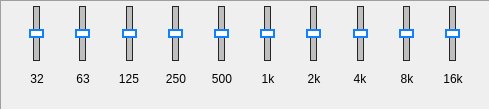
             <widget class="QFrame" name="EQ2_frame2">
              <property name="sizePolicy">
               <sizepolicy hsizetype="Fixed" vsizetype="Fixed">
                <horstretch>0</horstretch>
                <verstretch>0</verstretch>
               </sizepolicy>
              </property>
              <property name="minimumSize">
               <size>
                <width>490</width>
                <height>110</height>
               </size>
              </property>
              <property name="maximumSize">
               <size>
                <width>490</width>
                <height>110</height>
               </size>
              </property>
              <property name="frameShape">
               <enum>QFrame::Panel</enum>
              </property>
              <property name="frameShadow">
               <enum>QFrame::Sunken</enum>
              </property>
              <layout class="QHBoxLayout" name="horizontalLayout_3">
               <property name="topMargin">
                <number>5</number>
               </property>
               <property name="bottomMargin">
                <number>11</number>
               </property>
               <item>
                <spacer name="horizontalSpacer_5">
                 <property name="orientation">
                  <enum>Qt::Horizontal</enum>
                 </property>
                 <property name="sizeType">
                  <enum>QSizePolicy::Fixed</enum>
                 </property>
                 <property name="sizeHint" stdset="0">
                  <size>
                   <width>5</width>
                   <height>20</height>
                  </size>
                 </property>
                </spacer>
               </item>
               <item>
                <layout class="QVBoxLayout" name="Band1_3">
                 <property name="spacing">
                  <number>0</number>
                 </property>
                 <item alignment="Qt::AlignHCenter">
                  <widget class="QSlider" name="EQ2_32">
                   <property name="minimumSize">
                    <size>
                     <width>0</width>
                     <height>55</height>
                    </size>
                   </property>
                   <property name="maximumSize">
                    <size>
                     <width>16777215</width>
                     <height>55</height>
                    </size>
                   </property>
                   <property name="font">
                    <font>
                     <kerning>true</kerning>
                    </font>
                   </property>
                   <property name="styleSheet">
                    <string notr="true">.QSlider::groove:vertical {
    border: 1px solid #262626;
	background: rgb(191, 191, 191);
	width: 5px;
	margin: 0 12px;
}

.QSlider::handle:vertical {
    background: white;
    border: 2px solid rgb(15, 128, 255);
    height: 5px;
    width: 10px;
	margin: 0px -5px

}</string>
                   </property>
                   <property name="minimum">
                    <number>-1</number>
                   </property>
                   <property name="maximum">
                    <number>1</number>
                   </property>
                   <property name="pageStep">
                    <number>0</number>
                   </property>
                   <property name="tracking">
                    <bool>true</bool>
                   </property>
                   <property name="orientation">
                    <enum>Qt::Vertical</enum>
                   </property>
                   <property name="invertedAppearance">
                    <bool>false</bool>
                   </property>
                   <property name="invertedControls">
                    <bool>false</bool>
                   </property>
                  </widget>
                 </item>
                 <item alignment="Qt::AlignHCenter|Qt::AlignVCenter">
                  <widget class="QLabel" name="EQ2_32_Lab">
                   <property name="minimumSize">
                    <size>
                     <width>30</width>
                     <height>0</height>
                    </size>
                   </property>
                   <property name="maximumSize">
                    <size>
                     <width>30</width>
                     <height>16777215</height>
                    </size>
                   </property>
                   <property name="text">
                    <string>32</string>
                   </property>
                   <property name="alignment">
                    <set>Qt::AlignCenter</set>
                   </property>
                  </widget>
                 </item>
                </layout>
               </item>
               <item>
                <layout class="QVBoxLayout" name="Band2_3">
                 <property name="spacing">
                  <number>0</number>
                 </property>
                 <item alignment="Qt::AlignHCenter">
                  <widget class="QSlider" name="EQ2_63">
                   <property name="minimumSize">
                    <size>
                     <width>0</width>
                     <height>55</height>
                    </size>
                   </property>
                   <property name="maximumSize">
                    <size>
                     <width>16777215</width>
                     <height>55</height>
                    </size>
                   </property>
                   <property name="font">
                    <font>
                     <kerning>true</kerning>
                    </font>
                   </property>
                   <property name="styleSheet">
                    <string notr="true">.QSlider::groove:vertical {
    border: 1px solid #262626;
	background: rgb(191, 191, 191);
	width: 5px;
	margin: 0 12px;
}

.QSlider::handle:vertical {
    background: white;
    border: 2px solid rgb(15, 128, 255);
    height: 5px;
    width: 10px;
	margin: 0px -5px

}</string>
                   </property>
                   <property name="minimum">
                    <number>-1</number>
                   </property>
                   <property name="maximum">
                    <number>1</number>
                   </property>
                   <property name="pageStep">
                    <number>0</number>
                   </property>
                   <property name="tracking">
                    <bool>true</bool>
                   </property>
                   <property name="orientation">
                    <enum>Qt::Vertical</enum>
                   </property>
                   <property name="invertedAppearance">
                    <bool>false</bool>
                   </property>
                   <property name="invertedControls">
                    <bool>false</bool>
                   </property>
                  </widget>
                 </item>
                 <item alignment="Qt::AlignHCenter|Qt::AlignVCenter">
                  <widget class="QLabel" name="EQ2_63_Lab">
                   <property name="minimumSize">
                    <size>
                     <width>30</width>
                     <height>0</height>
                    </size>
                   </property>
                   <property name="maximumSize">
                    <size>
                     <width>30</width>
                     <height>16777215</height>
                    </size>
                   </property>
                   <property name="text">
                    <string>63</string>
                   </property>
                   <property name="alignment">
                    <set>Qt::AlignCenter</set>
                   </property>
                  </widget>
                 </item>
                </layout>
               </item>
               <item>
                <layout class="QVBoxLayout" name="Band3_3">
                 <property name="spacing">
                  <number>0</number>
                 </property>
                 <item alignment="Qt::AlignHCenter">
                  <widget class="QSlider" name="EQ2_125">
                   <property name="minimumSize">
                    <size>
                     <width>0</width>
                     <height>55</height>
                    </size>
                   </property>
                   <property name="maximumSize">
                    <size>
                     <width>16777215</width>
                     <height>55</height>
                    </size>
                   </property>
                   <property name="font">
                    <font>
                     <kerning>true</kerning>
                    </font>
                   </property>
                   <property name="styleSheet">
                    <string notr="true">.QSlider::groove:vertical {
    border: 1px solid #262626;
	background: rgb(191, 191, 191);
	width: 5px;
	margin: 0 12px;
}

.QSlider::handle:vertical {
    background: white;
    border: 2px solid rgb(15, 128, 255);
    height: 5px;
    width: 10px;
	margin: 0px -5px

}</string>
                   </property>
                   <property name="minimum">
                    <number>-1</number>
                   </property>
                   <property name="maximum">
                    <number>1</number>
                   </property>
                   <property name="pageStep">
                    <number>0</number>
                   </property>
                   <property name="tracking">
                    <bool>true</bool>
                   </property>
                   <property name="orientation">
                    <enum>Qt::Vertical</enum>
                   </property>
                   <property name="invertedAppearance">
                    <bool>false</bool>
                   </property>
                   <property name="invertedControls">
                    <bool>false</bool>
                   </property>
                  </widget>
                 </item>
                 <item alignment="Qt::AlignHCenter|Qt::AlignVCenter">
                  <widget class="QLabel" name="EQ2_125_Lab">
                   <property name="minimumSize">
                    <size>
                     <width>30</width>
                     <height>0</height>
                    </size>
                   </property>
                   <property name="maximumSize">
                    <size>
                     <width>30</width>
                     <height>16777215</height>
                    </size>
                   </property>
                   <property name="text">
                    <string>125</string>
                   </property>
                   <property name="alignment">
                    <set>Qt::AlignCenter</set>
                   </property>
                  </widget>
                 </item>
                </layout>
               </item>
               <item>
                <layout class="QVBoxLayout" name="Band4_3">
                 <property name="spacing">
                  <number>0</number>
                 </property>
                 <item alignment="Qt::AlignHCenter">
                  <widget class="QSlider" name="EQ2_250">
                   <property name="minimumSize">
                    <size>
                     <width>0</width>
                     <height>55</height>
                    </size>
                   </property>
                   <property name="maximumSize">
                    <size>
                     <width>16777215</width>
                     <height>55</height>
                    </size>
                   </property>
                   <property name="font">
                    <font>
                     <kerning>true</kerning>
                    </font>
                   </property>
                   <property name="styleSheet">
                    <string notr="true">.QSlider::groove:vertical {
    border: 1px solid #262626;
	background: rgb(191, 191, 191);
	width: 5px;
	margin: 0 12px;
}

.QSlider::handle:vertical {
    background: white;
    border: 2px solid rgb(15, 128, 255);
    height: 5px;
    width: 10px;
	margin: 0px -5px

}</string>
                   </property>
                   <property name="minimum">
                    <number>-1</number>
                   </property>
                   <property name="maximum">
                    <number>1</number>
                   </property>
                   <property name="pageStep">
                    <number>0</number>
                   </property>
                   <property name="tracking">
                    <bool>true</bool>
                   </property>
                   <property name="orientation">
                    <enum>Qt::Vertical</enum>
                   </property>
                   <property name="invertedAppearance">
                    <bool>false</bool>
                   </property>
                   <property name="invertedControls">
                    <bool>false</bool>
                   </property>
                  </widget>
                 </item>
                 <item alignment="Qt::AlignHCenter|Qt::AlignVCenter">
                  <widget class="QLabel" name="EQ2_250_Lab">
                   <property name="minimumSize">
                    <size>
                     <width>30</width>
                     <height>0</height>
                    </size>
                   </property>
                   <property name="maximumSize">
                    <size>
                     <width>30</width>
                     <height>16777215</height>
                    </size>
                   </property>
                   <property name="text">
                    <string>250</string>
                   </property>
                   <property name="alignment">
                    <set>Qt::AlignCenter</set>
                   </property>
                  </widget>
                 </item>
                </layout>
               </item>
               <item>
                <layout class="QVBoxLayout" name="Band5_3">
                 <property name="spacing">
                  <number>0</number>
                 </property>
                 <item alignment="Qt::AlignHCenter">
                  <widget class="QSlider" name="EQ2_500">
                   <property name="minimumSize">
                    <size>
                     <width>0</width>
                     <height>55</height>
                    </size>
                   </property>
                   <property name="maximumSize">
                    <size>
                     <width>16777215</width>
                     <height>55</height>
                    </size>
                   </property>
                   <property name="font">
                    <font>
                     <kerning>true</kerning>
                    </font>
                   </property>
                   <property name="styleSheet">
                    <string notr="true">.QSlider::groove:vertical {
    border: 1px solid #262626;
	background: rgb(191, 191, 191);
	width: 5px;
	margin: 0 12px;
}

.QSlider::handle:vertical {
    background: white;
    border: 2px solid rgb(15, 128, 255);
    height: 5px;
    width: 10px;
	margin: 0px -5px

}</string>
                   </property>
                   <property name="minimum">
                    <number>-1</number>
                   </property>
                   <property name="maximum">
                    <number>1</number>
                   </property>
                   <property name="pageStep">
                    <number>0</number>
                   </property>
                   <property name="tracking">
                    <bool>true</bool>
                   </property>
                   <property name="orientation">
                    <enum>Qt::Vertical</enum>
                   </property>
                   <property name="invertedAppearance">
                    <bool>false</bool>
                   </property>
                   <property name="invertedControls">
                    <bool>false</bool>
                   </property>
                  </widget>
                 </item>
                 <item alignment="Qt::AlignHCenter|Qt::AlignVCenter">
                  <widget class="QLabel" name="EQ2_500_Lab">
                   <property name="minimumSize">
                    <size>
                     <width>30</width>
                     <height>0</height>
                    </size>
                   </property>
                   <property name="maximumSize">
                    <size>
                     <width>30</width>
                     <height>16777215</height>
                    </size>
                   </property>
                   <property name="text">
                    <string>500</string>
                   </property>
                   <property name="alignment">
                    <set>Qt::AlignCenter</set>
                   </property>
                  </widget>
                 </item>
                </layout>
               </item>
               <item>
                <layout class="QVBoxLayout" name="Band6_3">
                 <property name="spacing">
                  <number>0</number>
                 </property>
                 <item alignment="Qt::AlignHCenter">
                  <widget class="QSlider" name="EQ2_1000">
                   <property name="minimumSize">
                    <size>
                     <width>0</width>
                     <height>55</height>
                    </size>
                   </property>
                   <property name="maximumSize">
                    <size>
                     <width>16777215</width>
                     <height>55</height>
                    </size>
                   </property>
                   <property name="sizeIncrement">
                    <size>
                     <width>0</width>
                     <height>0</height>
                    </size>
                   </property>
                   <property name="font">
                    <font>
                     <kerning>true</kerning>
                    </font>
                   </property>
                   <property name="styleSheet">
                    <string notr="true">.QSlider::groove:vertical {
    border: 1px solid #262626;
	background: rgb(191, 191, 191);
	width: 5px;
	margin: 0 12px;
}

.QSlider::handle:vertical {
    background: white;
    border: 2px solid rgb(15, 128, 255);
    height: 5px;
    width: 10px;
	margin: 0px -5px

}</string>
                   </property>
                   <property name="minimum">
                    <number>-1</number>
                   </property>
                   <property name="maximum">
                    <number>1</number>
                   </property>
                   <property name="pageStep">
                    <number>0</number>
                   </property>
                   <property name="tracking">
                    <bool>true</bool>
                   </property>
                   <property name="orientation">
                    <enum>Qt::Vertical</enum>
                   </property>
                   <property name="invertedAppearance">
                    <bool>false</bool>
                   </property>
                   <property name="invertedControls">
                    <bool>false</bool>
                   </property>
                  </widget>
                 </item>
                 <item alignment="Qt::AlignHCenter|Qt::AlignVCenter">
                  <widget class="QLabel" name="EQ2_1000_Lab">
                   <property name="minimumSize">
                    <size>
                     <width>34</width>
                     <height>0</height>
                    </size>
                   </property>
                   <property name="maximumSize">
                    <size>
                     <width>34</width>
                     <height>16777215</height>
                    </size>
                   </property>
                   <property name="text">
                    <string>1k</string>
                   </property>
                   <property name="alignment">
                    <set>Qt::AlignCenter</set>
                   </property>
                  </widget>
                 </item>
                </layout>
               </item>
               <item>
                <layout class="QVBoxLayout" name="Band7_3">
                 <property name="spacing">
                  <number>0</number>
                 </property>
                 <item alignment="Qt::AlignHCenter">
                  <widget class="QSlider" name="EQ2_2000">
                   <property name="minimumSize">
                    <size>
                     <width>0</width>
                     <height>55</height>
                    </size>
                   </property>
                   <property name="maximumSize">
                    <size>
                     <width>16777215</width>
                     <height>55</height>
                    </size>
                   </property>
                   <property name="font">
                    <font>
                     <kerning>true</kerning>
                    </font>
                   </property>
                   <property name="styleSheet">
                    <string notr="true">.QSlider::groove:vertical {
    border: 1px solid #262626;
	background: rgb(191, 191, 191);
	width: 5px;
	margin: 0 12px;
}

.QSlider::handle:vertical {
    background: white;
    border: 2px solid rgb(15, 128, 255);
    height: 5px;
    width: 10px;
	margin: 0px -5px

}</string>
                   </property>
                   <property name="minimum">
                    <number>-1</number>
                   </property>
                   <property name="maximum">
                    <number>1</number>
                   </property>
                   <property name="pageStep">
                    <number>0</number>
                   </property>
                   <property name="tracking">
                    <bool>true</bool>
                   </property>
                   <property name="orientation">
                    <enum>Qt::Vertical</enum>
                   </property>
                   <property name="invertedAppearance">
                    <bool>false</bool>
                   </property>
                   <property name="invertedControls">
                    <bool>false</bool>
                   </property>
                  </widget>
                 </item>
                 <item alignment="Qt::AlignHCenter|Qt::AlignVCenter">
                  <widget class="QLabel" name="EQ2_2000_Lab">
                   <property name="minimumSize">
                    <size>
                     <width>30</width>
                     <height>0</height>
                    </size>
                   </property>
                   <property name="maximumSize">
                    <size>
                     <width>30</width>
                     <height>16777215</height>
                    </size>
                   </property>
                   <property name="text">
                    <string>2k</string>
                   </property>
                   <property name="alignment">
                    <set>Qt::AlignCenter</set>
                   </property>
                  </widget>
                 </item>
                </layout>
               </item>
               <item>
                <layout class="QVBoxLayout" name="Band8_3">
                 <property name="spacing">
                  <number>0</number>
                 </property>
                 <item alignment="Qt::AlignHCenter">
                  <widget class="QSlider" name="EQ2_4000">
                   <property name="minimumSize">
                    <size>
                     <width>0</width>
                     <height>55</height>
                    </size>
                   </property>
                   <property name="maximumSize">
                    <size>
                     <width>16777215</width>
                     <height>55</height>
                    </size>
                   </property>
                   <property name="font">
                    <font>
                     <kerning>true</kerning>
                    </font>
                   </property>
                   <property name="styleSheet">
                    <string notr="true">.QSlider::groove:vertical {
    border: 1px solid #262626;
	background: rgb(191, 191, 191);
	width: 5px;
	margin: 0 12px;
}

.QSlider::handle:vertical {
    background: white;
    border: 2px solid rgb(15, 128, 255);
    height: 5px;
    width: 10px;
	margin: 0px -5px

}</string>
                   </property>
                   <property name="minimum">
                    <number>-1</number>
                   </property>
                   <property name="maximum">
                    <number>1</number>
                   </property>
                   <property name="pageStep">
                    <number>0</number>
                   </property>
                   <property name="tracking">
                    <bool>true</bool>
                   </property>
                   <property name="orientation">
                    <enum>Qt::Vertical</enum>
                   </property>
                   <property name="invertedAppearance">
                    <bool>false</bool>
                   </property>
                   <property name="invertedControls">
                    <bool>false</bool>
                   </property>
                  </widget>
                 </item>
                 <item alignment="Qt::AlignHCenter|Qt::AlignVCenter">
                  <widget class="QLabel" name="EQ2_4000_Lab">
                   <property name="minimumSize">
                    <size>
                     <width>30</width>
                     <height>0</height>
                    </size>
                   </property>
                   <property name="maximumSize">
                    <size>
                     <width>30</width>
                     <height>16777215</height>
                    </size>
                   </property>
                   <property name="text">
                    <string>4k</string>
                   </property>
                   <property name="alignment">
                    <set>Qt::AlignCenter</set>
                   </property>
                  </widget>
                 </item>
                </layout>
               </item>
               <item>
                <layout class="QVBoxLayout" name="Band9_3">
                 <property name="spacing">
                  <number>0</number>
                 </property>
                 <item alignment="Qt::AlignHCenter">
                  <widget class="QSlider" name="EQ2_8000">
                   <property name="minimumSize">
                    <size>
                     <width>0</width>
                     <height>55</height>
                    </size>
                   </property>
                   <property name="maximumSize">
                    <size>
                     <width>16777215</width>
                     <height>55</height>
                    </size>
                   </property>
                   <property name="font">
                    <font>
                     <kerning>true</kerning>
                    </font>
                   </property>
                   <property name="styleSheet">
                    <string notr="true">.QSlider::groove:vertical {
    border: 1px solid #262626;
	background: rgb(191, 191, 191);
	width: 5px;
	margin: 0 12px;
}

.QSlider::handle:vertical {
    background: white;
    border: 2px solid rgb(15, 128, 255);
    height: 5px;
    width: 10px;
	margin: 0px -5px

}</string>
                   </property>
                   <property name="minimum">
                    <number>-1</number>
                   </property>
                   <property name="maximum">
                    <number>1</number>
                   </property>
                   <property name="pageStep">
                    <number>0</number>
                   </property>
                   <property name="tracking">
                    <bool>true</bool>
                   </property>
                   <property name="orientation">
                    <enum>Qt::Vertical</enum>
                   </property>
                   <property name="invertedAppearance">
                    <bool>false</bool>
                   </property>
                   <property name="invertedControls">
                    <bool>false</bool>
                   </property>
                  </widget>
                 </item>
                 <item alignment="Qt::AlignHCenter|Qt::AlignVCenter">
                  <widget class="QLabel" name="EQ2_8000_Lab">
                   <property name="minimumSize">
                    <size>
                     <width>30</width>
                     <height>0</height>
                    </size>
                   </property>
                   <property name="maximumSize">
                    <size>
                     <width>30</width>
                     <height>16777215</height>
                    </size>
                   </property>
                   <property name="text">
                    <string>8k</string>
                   </property>
                   <property name="alignment">
                    <set>Qt::AlignCenter</set>
                   </property>
                  </widget>
                 </item>
                </layout>
               </item>
               <item>
                <layout class="QVBoxLayout" name="Band10_3">
                 <property name="spacing">
                  <number>0</number>
                 </property>
                 <item alignment="Qt::AlignHCenter">
                  <widget class="QSlider" name="EQ2_16000">
                   <property name="minimumSize">
                    <size>
                     <width>0</width>
                     <height>55</height>
                    </size>
                   </property>
                   <property name="maximumSize">
                    <size>
                     <width>16777215</width>
                     <height>55</height>
                    </size>
                   </property>
                   <property name="font">
                    <font>
                     <kerning>true</kerning>
                    </font>
                   </property>
                   <property name="styleSheet">
                    <string notr="true">.QSlider::groove:vertical {
    border: 1px solid #262626;
	background: rgb(191, 191, 191);
	width: 5px;
	margin: 0 12px;
}

.QSlider::handle:vertical {
    background: white;
    border: 2px solid rgb(15, 128, 255);
    height: 5px;
    width: 10px;
	margin: 0px -5px

}</string>
                   </property>
                   <property name="minimum">
                    <number>-1</number>
                   </property>
                   <property name="maximum">
                    <number>1</number>
                   </property>
                   <property name="pageStep">
                    <number>0</number>
                   </property>
                   <property name="tracking">
                    <bool>true</bool>
                   </property>
                   <property name="orientation">
                    <enum>Qt::Vertical</enum>
                   </property>
                   <property name="invertedAppearance">
                    <bool>false</bool>
                   </property>
                   <property name="invertedControls">
                    <bool>false</bool>
                   </property>
                  </widget>
                 </item>
                 <item alignment="Qt::AlignHCenter|Qt::AlignVCenter">
                  <widget class="QLabel" name="EQ2_16000_Lab">
                   <property name="minimumSize">
                    <size>
                     <width>30</width>
                     <height>0</height>
                    </size>
                   </property>
                   <property name="maximumSize">
                    <size>
                     <width>30</width>
                     <height>16777215</height>
                    </size>
                   </property>
                   <property name="text">
                    <string>16k</string>
                   </property>
                   <property name="alignment">
                    <set>Qt::AlignCenter</set>
                   </property>
                  </widget>
                 </item>
                </layout>
               </item>
               <item>
                <spacer name="horizontalSpacer_6">
                 <property name="orientation">
                  <enum>Qt::Horizontal</enum>
                 </property>
                 <property name="sizeType">
                  <enum>QSizePolicy::Fixed</enum>
                 </property>
                 <property name="sizeHint" stdset="0">
                  <size>
                   <width>5</width>
                   <height>20</height>
                  </size>
                 </property>
                </spacer>
               </item>
              </layout>
             </widget>
